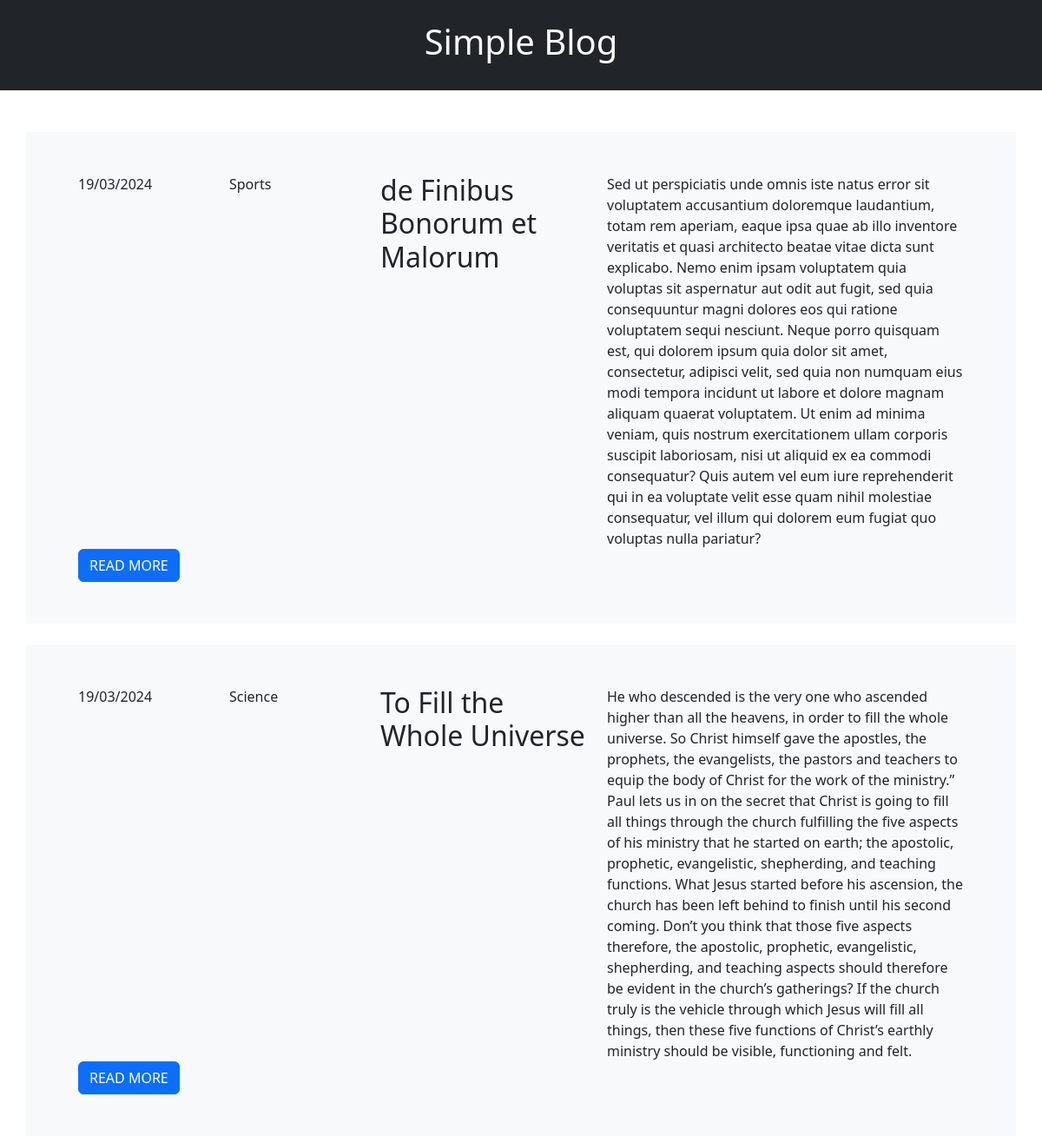
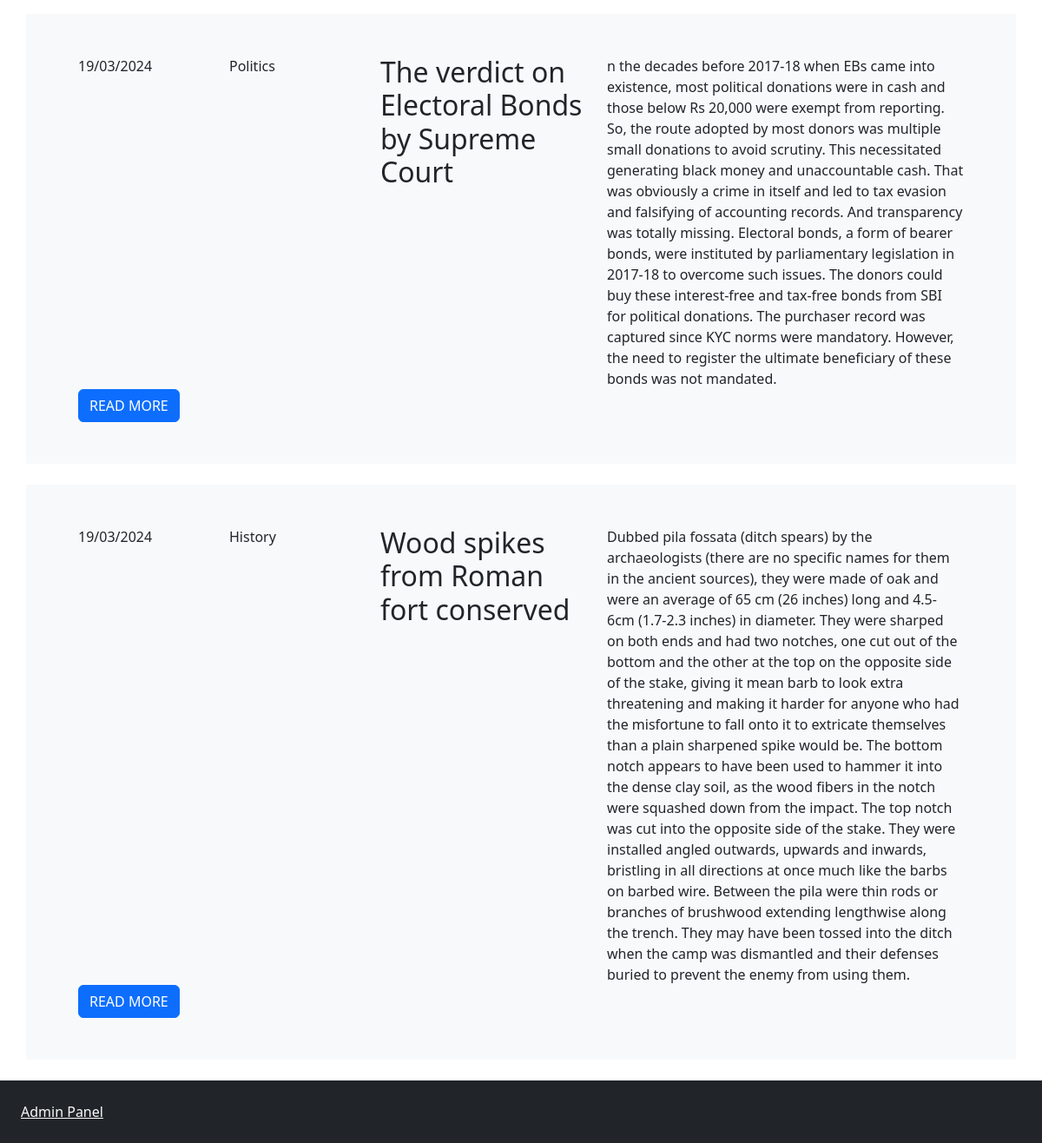
Page /cms/index.php on the committed database (2 pictures, top to bottom).
### tables this page shows
CREATE TABLE `posts` (
  `id` int(11) NOT NULL,
  `date` varchar(255) NOT NULL,
  `title` varchar(255) NOT NULL,
  `category` varchar(100) NOT NULL,
  `summary` text NOT NULL,
  `content` mediumtext NOT NULL
);

### cms/index.php (the view, shortened to what this page needs)
<!DOCTYPE html>
<html lang="en">
<head>
    <link rel="stylesheet" href="https://cdn.jsdelivr.net/npm/bootstrap@5.3.2/dist/css/bootstrap.min.css">
</head>
<body>
    <header class="p-4 bg-dark text-center">
        <h1><a href="index.php" class="text-light text-decoration-none">Simple Blog</a></h1>
    </header>
    <div class=" podt-list mt-5">
        <div class="container">
            <?php
            include("connect.php");
            $sqlselect = "SELECT * FROM posts";
            $result = mysqli_query($conn, $sqlselect);
            while ($data = mysqli_fetch_array($result)) {
            ?>
                <div class="row mb-4 p-5 bg-light">
                    <div class="col-sm-2">
                        <?php echo $data["date"]; ?>
                    </div>
                    <div class="col-sm-2">
                        <?php echo $data["category"]; ?>
                    </div>
                    <div class="col-sm-3">
                        <h2><?php echo $data["title"]; ?></h2>
                    </div>
                    <div class="col-sm-5">
                        <?php echo $data["content"]; ?>
                    </div>
                    <div class="col-sm-2">
                        <a href="view.php?id=<?php echo $data['id']; ?>" class="btn btn-primary">READ MORE</a>
                    </div>
                </div>
            <?php
            }
            ?>
        </div>
    </div>
    <div class="footer bg-dark p-4 mt-4">
        <a href="admin/index.php" class="text-light">Admin Panel</a>
    </div>
</body>
</html>

### rows in the picture
posts: date "19/03/2024", category "Sports", title "de Finibus Bonorum et Malorum", content "Sed ut perspiciatis unde omnis iste natus error sit voluptatem accusantium doloremque laudantium, totam rem aperiam, eaque ipsa quae ab illo inventore veritatis et quasi architecto beatae vitae dicta sunt explicabo. Nemo enim ipsam voluptatem quia voluptas sit aspernatur aut odit aut fugit, sed quia consequuntur magni dolores eos qui ratione voluptatem sequi nesciunt. Neque porro quisquam est, qui dolorem ipsum quia dolor sit amet, consectetur, adipisci velit, sed quia non numquam eius modi tempora incidunt ut labore et dolore magnam aliquam quaerat voluptatem. Ut enim ad minima veniam, quis nostrum exercitationem ullam corporis suscipit laboriosam, nisi ut aliquid ex ea commodi…"
posts: date "19/03/2024", category "Science", title "To Fill the Whole Universe", content "He who descended is the very one who ascended higher than all the heavens, in order to fill the whole universe. So Christ himself gave the apostles, the prophets, the evangelists, the pastors and teachers to equip the body of Christ for the work of the ministry.” Paul lets us in on the secret that Christ is going to fill all things through the church fulfilling the five aspects of his ministry that he started on earth; the apostolic, prophetic, evangelistic, shepherding, and teaching functions. What Jesus started before his ascension, the church has been left behind to finish until his second coming. Don’t you think that those five aspects therefore, the apostolic, prophetic, evangelistic,…"
posts: date "19/03/2024", category "Politics", title "The verdict on Electoral Bonds by Supreme Court", content "n the decades before 2017-18 when EBs came into existence, most political donations were in cash and those below Rs 20,000 were exempt from reporting. So, the route adopted by most donors was multiple small donations to avoid scrutiny. This necessitated generating black money and unaccountable cash. That was obviously a crime in itself and led to tax evasion and falsifying of accounting records. And transparency was totally missing. Electoral bonds, a form of bearer bonds, were instituted by parliamentary legislation in 2017-18 to overcome such issues. The donors could buy these interest-free and tax-free bonds from SBI for political donations. The purchaser record was captured since KYC…"
posts: date "19/03/2024", category "History", title "Wood spikes from Roman fort conserved", content "Dubbed pila fossata (ditch spears) by the archaeologists (there are no specific names for them in the ancient sources), they were made of oak and were an average of 65 cm (26 inches) long and 4.5-6cm (1.7-2.3 inches) in diameter. They were sharped on both ends and had two notches, one cut out of the bottom and the other at the top on the opposite side of the stake, giving it mean barb to look extra threatening and making it harder for anyone who had the misfortune to fall onto it to extricate themselves than a plain sharpened spike would be. The bottom notch appears to have been used to hammer it into the dense clay soil, as the wood fibers in the notch were squashed down from the impact.…"
